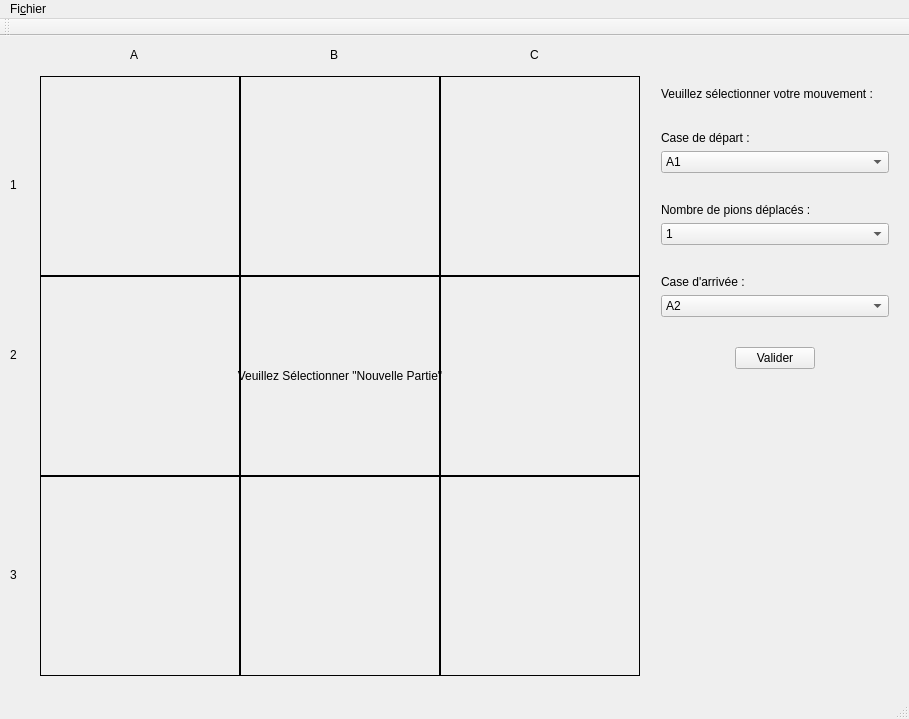
<?xml version="1.0" encoding="UTF-8"?>
<ui version="4.0">
 <class>MainWindow</class>
 <widget class="QMainWindow" name="MainWindow">
  <property name="geometry">
   <rect>
    <x>0</x>
    <y>0</y>
    <width>909</width>
    <height>719</height>
   </rect>
  </property>
  <property name="sizePolicy">
   <sizepolicy hsizetype="Preferred" vsizetype="Preferred">
    <horstretch>0</horstretch>
    <verstretch>0</verstretch>
   </sizepolicy>
  </property>
  <property name="windowTitle">
   <string>Pogo - Menu</string>
  </property>
  <widget class="QWidget" name="centralWidget">
   <widget class="QLabel" name="label">
    <property name="geometry">
     <rect>
      <x>40</x>
      <y>40</y>
      <width>600</width>
      <height>600</height>
     </rect>
    </property>
    <property name="frameShape">
     <enum>QFrame::Panel</enum>
    </property>
    <property name="text">
     <string>Veuillez Sélectionner &quot;Nouvelle Partie&quot;</string>
    </property>
    <property name="alignment">
     <set>Qt::AlignCenter</set>
    </property>
   </widget>
   <widget class="QLabel" name="label_2">
    <property name="geometry">
     <rect>
      <x>40</x>
      <y>40</y>
      <width>200</width>
      <height>200</height>
     </rect>
    </property>
    <property name="frameShape">
     <enum>QFrame::Box</enum>
    </property>
    <property name="text">
     <string/>
    </property>
   </widget>
   <widget class="QLabel" name="label_3">
    <property name="geometry">
     <rect>
      <x>440</x>
      <y>40</y>
      <width>200</width>
      <height>200</height>
     </rect>
    </property>
    <property name="frameShape">
     <enum>QFrame::Box</enum>
    </property>
    <property name="text">
     <string/>
    </property>
   </widget>
   <widget class="QLabel" name="label_4">
    <property name="geometry">
     <rect>
      <x>240</x>
      <y>40</y>
      <width>200</width>
      <height>200</height>
     </rect>
    </property>
    <property name="frameShape">
     <enum>QFrame::Box</enum>
    </property>
    <property name="text">
     <string/>
    </property>
   </widget>
   <widget class="QLabel" name="label_5">
    <property name="geometry">
     <rect>
      <x>440</x>
      <y>440</y>
      <width>200</width>
      <height>200</height>
     </rect>
    </property>
    <property name="frameShape">
     <enum>QFrame::Box</enum>
    </property>
    <property name="text">
     <string/>
    </property>
   </widget>
   <widget class="QLabel" name="label_6">
    <property name="geometry">
     <rect>
      <x>240</x>
      <y>440</y>
      <width>200</width>
      <height>200</height>
     </rect>
    </property>
    <property name="frameShape">
     <enum>QFrame::Box</enum>
    </property>
    <property name="text">
     <string/>
    </property>
   </widget>
   <widget class="QLabel" name="label_7">
    <property name="geometry">
     <rect>
      <x>40</x>
      <y>440</y>
      <width>200</width>
      <height>200</height>
     </rect>
    </property>
    <property name="frameShape">
     <enum>QFrame::Box</enum>
    </property>
    <property name="text">
     <string/>
    </property>
   </widget>
   <widget class="QLabel" name="label_8">
    <property name="geometry">
     <rect>
      <x>40</x>
      <y>240</y>
      <width>200</width>
      <height>200</height>
     </rect>
    </property>
    <property name="frameShape">
     <enum>QFrame::Box</enum>
    </property>
    <property name="text">
     <string/>
    </property>
   </widget>
   <widget class="QLabel" name="label_9">
    <property name="geometry">
     <rect>
      <x>240</x>
      <y>240</y>
      <width>200</width>
      <height>200</height>
     </rect>
    </property>
    <property name="frameShape">
     <enum>QFrame::Box</enum>
    </property>
    <property name="text">
     <string/>
    </property>
   </widget>
   <widget class="QLabel" name="label_10">
    <property name="geometry">
     <rect>
      <x>440</x>
      <y>240</y>
      <width>200</width>
      <height>200</height>
     </rect>
    </property>
    <property name="frameShape">
     <enum>QFrame::Box</enum>
    </property>
    <property name="text">
     <string/>
    </property>
   </widget>
   <widget class="QLabel" name="label_A">
    <property name="geometry">
     <rect>
      <x>130</x>
      <y>10</y>
      <width>59</width>
      <height>18</height>
     </rect>
    </property>
    <property name="text">
     <string>A</string>
    </property>
   </widget>
   <widget class="QLabel" name="label_B">
    <property name="geometry">
     <rect>
      <x>330</x>
      <y>10</y>
      <width>59</width>
      <height>18</height>
     </rect>
    </property>
    <property name="text">
     <string>B</string>
    </property>
   </widget>
   <widget class="QLabel" name="label_C">
    <property name="geometry">
     <rect>
      <x>530</x>
      <y>10</y>
      <width>59</width>
      <height>18</height>
     </rect>
    </property>
    <property name="text">
     <string>C</string>
    </property>
   </widget>
   <widget class="QLabel" name="label_un">
    <property name="geometry">
     <rect>
      <x>10</x>
      <y>140</y>
      <width>59</width>
      <height>18</height>
     </rect>
    </property>
    <property name="text">
     <string>1</string>
    </property>
   </widget>
   <widget class="QLabel" name="label_trois">
    <property name="geometry">
     <rect>
      <x>10</x>
      <y>530</y>
      <width>59</width>
      <height>18</height>
     </rect>
    </property>
    <property name="text">
     <string>3</string>
    </property>
   </widget>
   <widget class="QLabel" name="label_deux">
    <property name="geometry">
     <rect>
      <x>10</x>
      <y>310</y>
      <width>59</width>
      <height>18</height>
     </rect>
    </property>
    <property name="text">
     <string>2</string>
    </property>
   </widget>
   <widget class="QWidget" name="verticalLayoutWidget">
    <property name="geometry">
     <rect>
      <x>650</x>
      <y>40</y>
      <width>250</width>
      <height>304</height>
     </rect>
    </property>
    <layout class="QVBoxLayout" name="verticalLayout">
     <item>
      <widget class="QLabel" name="label_11">
       <property name="text">
        <string>Veuillez sélectionner votre mouvement : </string>
       </property>
      </widget>
     </item>
     <item>
      <spacer name="verticalSpacer">
       <property name="orientation">
        <enum>Qt::Vertical</enum>
       </property>
       <property name="sizeHint" stdset="0">
        <size>
         <width>20</width>
         <height>40</height>
        </size>
       </property>
      </spacer>
     </item>
     <item>
      <widget class="QLabel" name="label_12">
       <property name="text">
        <string>Case de départ :</string>
       </property>
      </widget>
     </item>
     <item>
      <widget class="QComboBox" name="comboBox_depart">
       <item>
        <property name="text">
         <string>A1</string>
        </property>
       </item>
       <item>
        <property name="text">
         <string>A2</string>
        </property>
       </item>
       <item>
        <property name="text">
         <string>A3</string>
        </property>
       </item>
       <item>
        <property name="text">
         <string>B1</string>
        </property>
       </item>
       <item>
        <property name="text">
         <string>B2</string>
        </property>
       </item>
       <item>
        <property name="text">
         <string>B3</string>
        </property>
       </item>
       <item>
        <property name="text">
         <string>C1</string>
        </property>
       </item>
       <item>
        <property name="text">
         <string>C2</string>
        </property>
       </item>
       <item>
        <property name="text">
         <string>C3</string>
        </property>
       </item>
      </widget>
     </item>
     <item>
      <spacer name="verticalSpacer_2">
       <property name="orientation">
        <enum>Qt::Vertical</enum>
       </property>
       <property name="sizeHint" stdset="0">
        <size>
         <width>20</width>
         <height>40</height>
        </size>
       </property>
      </spacer>
     </item>
     <item>
      <widget class="QLabel" name="label_13">
       <property name="text">
        <string>Nombre de pions déplacés :</string>
       </property>
      </widget>
     </item>
     <item>
      <widget class="QComboBox" name="comboBox_pions">
       <item>
        <property name="text">
         <string>1</string>
        </property>
       </item>
       <item>
        <property name="text">
         <string>2</string>
        </property>
       </item>
       <item>
        <property name="text">
         <string>3</string>
        </property>
       </item>
      </widget>
     </item>
     <item>
      <spacer name="verticalSpacer_3">
       <property name="orientation">
        <enum>Qt::Vertical</enum>
       </property>
       <property name="sizeHint" stdset="0">
        <size>
         <width>20</width>
         <height>40</height>
        </size>
       </property>
      </spacer>
     </item>
     <item>
      <widget class="QLabel" name="label_14">
       <property name="text">
        <string>Case d'arrivée :</string>
       </property>
      </widget>
     </item>
     <item>
      <widget class="QComboBox" name="comboBox_arrivee">
       <item>
        <property name="text">
         <string>A2</string>
        </property>
       </item>
       <item>
        <property name="text">
         <string>B1</string>
        </property>
       </item>
      </widget>
     </item>
     <item>
      <spacer name="verticalSpacer_4">
       <property name="orientation">
        <enum>Qt::Vertical</enum>
       </property>
       <property name="sizeHint" stdset="0">
        <size>
         <width>20</width>
         <height>40</height>
        </size>
       </property>
      </spacer>
     </item>
     <item>
      <layout class="QHBoxLayout" name="horizontalLayout">
       <item>
        <spacer name="horizontalSpacer">
         <property name="orientation">
          <enum>Qt::Horizontal</enum>
         </property>
         <property name="sizeHint" stdset="0">
          <size>
           <width>40</width>
           <height>20</height>
          </size>
         </property>
        </spacer>
       </item>
       <item>
        <widget class="QPushButton" name="pushButton_ok">
         <property name="text">
          <string>Valider</string>
         </property>
        </widget>
       </item>
       <item>
        <spacer name="horizontalSpacer_2">
         <property name="orientation">
          <enum>Qt::Horizontal</enum>
         </property>
         <property name="sizeHint" stdset="0">
          <size>
           <width>40</width>
           <height>20</height>
          </size>
         </property>
        </spacer>
       </item>
      </layout>
     </item>
    </layout>
   </widget>
  </widget>
  <widget class="QMenuBar" name="menuBar">
   <property name="geometry">
    <rect>
     <x>0</x>
     <y>0</y>
     <width>909</width>
     <height>30</height>
    </rect>
   </property>
   <widget class="QMenu" name="menuFichier">
    <property name="title">
     <string>Fi&amp;chier</string>
    </property>
    <addaction name="actionNouvelle_Partie"/>
    <addaction name="separator"/>
    <addaction name="actionQuitter"/>
   </widget>
   <addaction name="menuFichier"/>
  </widget>
  <widget class="QToolBar" name="mainToolBar">
   <attribute name="toolBarArea">
    <enum>TopToolBarArea</enum>
   </attribute>
   <attribute name="toolBarBreak">
    <bool>false</bool>
   </attribute>
  </widget>
  <widget class="QStatusBar" name="statusBar"/>
  <action name="actionNouvelle_Partie">
   <property name="text">
    <string>&amp;Nouvelle Partie</string>
   </property>
  </action>
  <action name="actionQuitter">
   <property name="text">
    <string>&amp;Quitter</string>
   </property>
  </action>
 </widget>
 <layoutdefault spacing="6" margin="11"/>
 <resources/>
 <connections/>
</ui>
